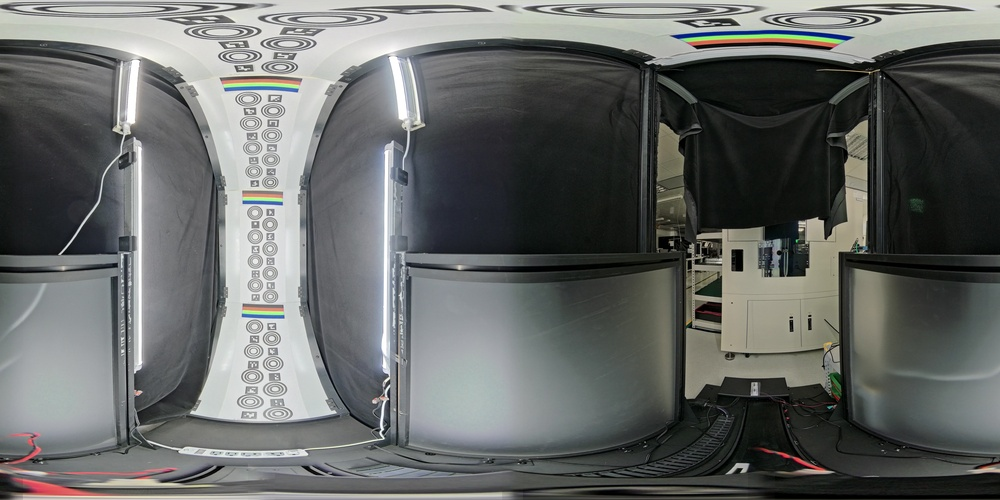
#> input picture IMAGE/4cam_cam01_dre_on.jpg, 1000 x 500 px, shrunk from 7680 x 3840 before the run; its folder holds 4 pictures in this run
$ python check_circles.py
#> lines starting #> are read from the running program, lines starting #| are printed output that depends on the picture
import cv2
import numpy as np
import os

def check_circles(folder):
#> called with folder = 'IMAGE'
    files = [f for f in os.listdir(folder) if f.lower().endswith(('.jpg', '.png'))]
    print(f"Checking {len(files)} files for circles...")

    for f in files:
        path = os.path.join(folder, f)
        data = np.fromfile(path, dtype=np.uint8)
        img = cv2.imdecode(data, cv2.IMREAD_COLOR)
#> img is the input picture: shape (500, 1000, 3); mean B, G, R 101.6, 103.4, 100.9
        if img is None: continue

        gray = cv2.cvtColor(img, cv2.COLOR_BGR2GRAY)
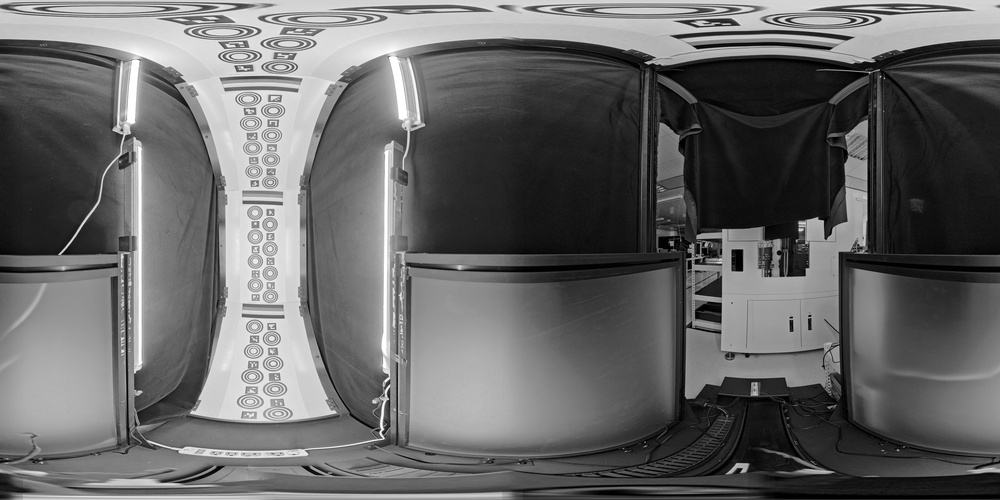
#> gray: shape (500, 1000); min 0, max 255, mean 102.4
        # Simple circle detection
        circles = cv2.HoughCircles(gray, cv2.HOUGH_GRADIENT, 1, 100, param1=50, param2=30, minRadius=10, maxRadius=100)
#> circles = 31 rows, first 8: [311.5, 298.5, 99.4], [791.5, 205.5, 92.8], [761.5, 385.5, 92.8], [232.5, 396.5, 99.4], [164.5, 105.5, 99.4], [334.5, 99.5, 91.7], [212.5, 218.5, 99.4], [584.5, 153.5, 99.4]

        if circles is not None:
            print(f"File: {f} -> Found {len(circles[0])} circles!")
#| File: 4cam_cam01_dre_on.jpg -> Found 31 circles!
        else:
            print(f"File: {f} -> No circles detected.")
#> pass 2 of the loop in check_circles, `for f in files:`:
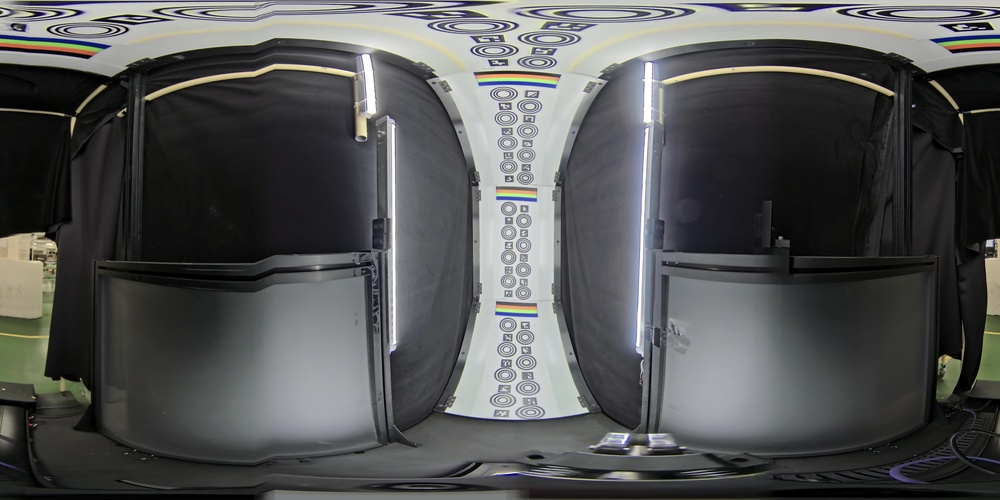
#> input picture IMAGE/4cam_cam12_dre_on (2).jpg, 1000 x 500 px, shrunk from 7680 x 3840 before the run
#> in check_circles, img is the input picture: shape (500, 1000, 3); mean B, G, R 84.2, 84.4, 83.5
#> in check_circles, `gray = cv2.cvtColor(img, cv2.COLOR_BGR2GRAY)`:
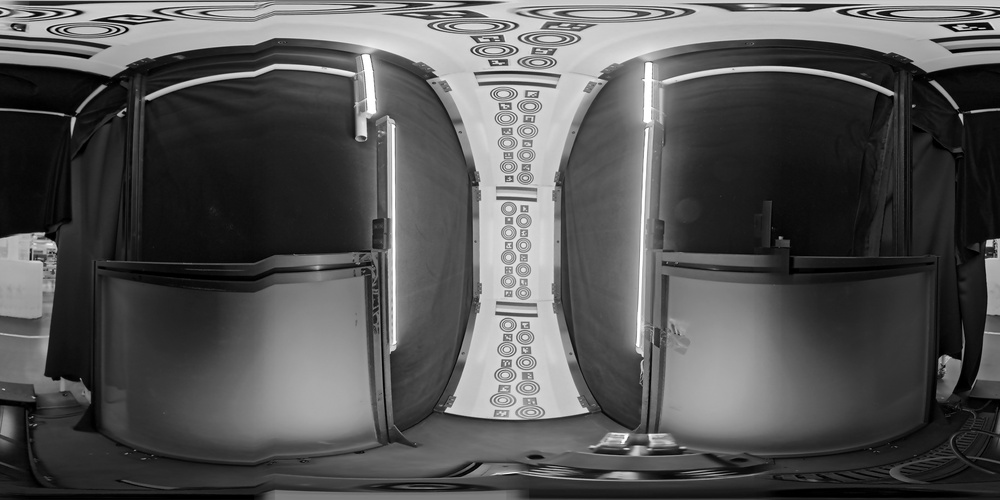
#> gray: shape (500, 1000); min 0, max 255, mean 84.1
#> circles = 24 rows, first 8: [482.5, 391.5, 99.4], [451.5, 106.5, 97.2], [559.5, 129.5, 99.4], [597.5, 382.5, 99.4], [471.5, 283.5, 99.4], [156.5, 173.5, 99.4], [354.5, 348.5, 99.4], [585.5, 278.5, 92.8]
#| File: 4cam_cam12_dre_on (2).jpg -> Found 24 circles!
#> pass 3 of the loop in check_circles, `for f in files:`:
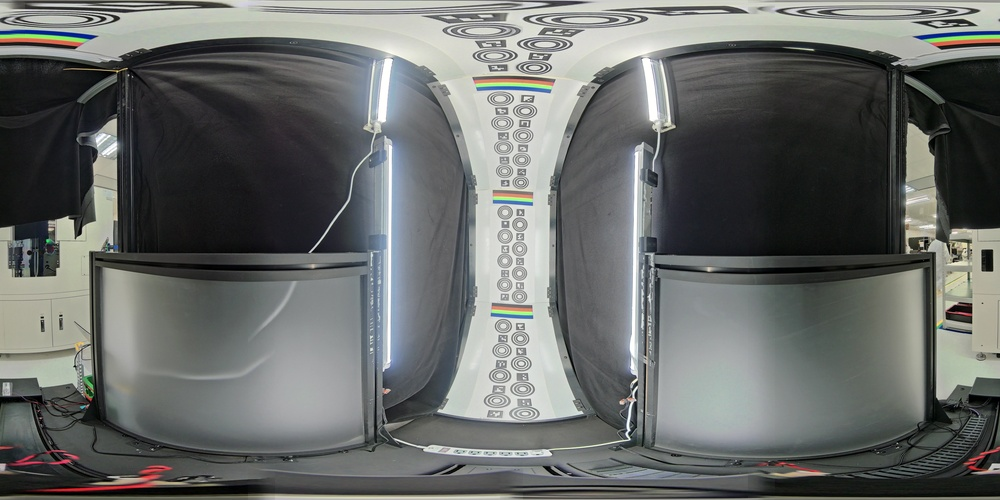
#> input picture IMAGE/4cam_cam12_dre_on.jpg, 1000 x 500 px, shrunk from 7680 x 3840 before the run
#> in check_circles, img is the input picture: shape (500, 1000, 3); mean B, G, R 104.7, 106.7, 104
#> in check_circles, `gray = cv2.cvtColor(img, cv2.COLOR_BGR2GRAY)`:
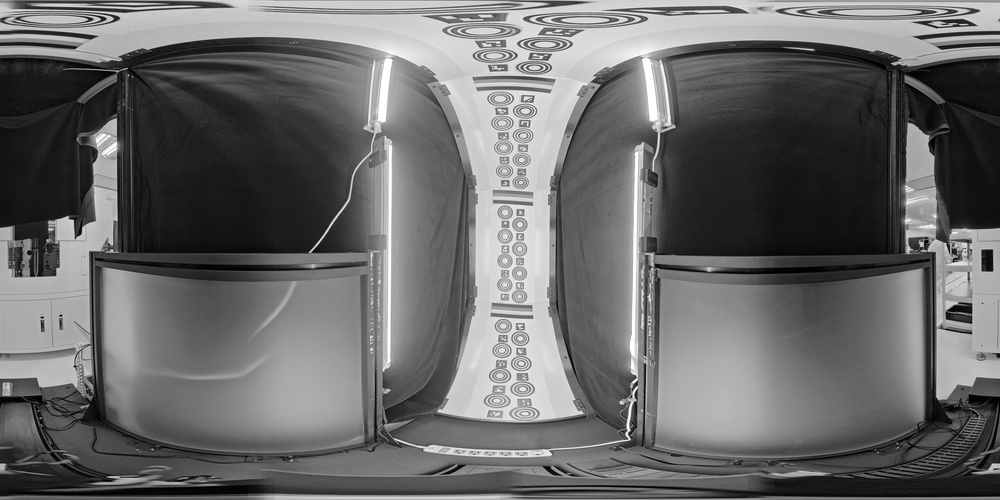
#> gray: shape (500, 1000); min 0, max 255, mean 105.7
#> circles = 30 rows, first 8: [530.5, 395.5, 99.4], [581.5, 91.5, 88.4], [560.5, 255.5, 99.4], [465.5, 177.5, 99.4], [690.5, 364.5, 99.4], [466.5, 316.5, 99.4], [211.5, 162.5, 92.8], [872.5, 168.5, 99.4]
#| File: 4cam_cam12_dre_on.jpg -> Found 30 circles!
#> the loop made 4 passes; the first 3 are shown

if __name__ == "__main__":
    check_circles("IMAGE")
